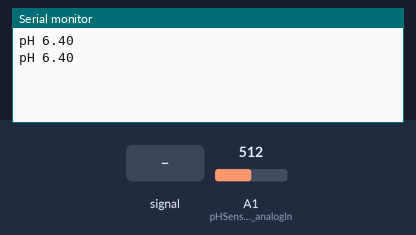
A sketch run on a simulated Arduino Uno, built with avr-gcc and run on an emulated ATmega328P. Shown: the last lines printed to the serial monitor. The inputs (shaded band) are chosen by the test bench; at power-on: A1 (pHSensor_analogIn) = 512.

Above: at 1.2 s.
1.3 s: A1 (pHSensor_analogIn) fed a 200 Hz sine of ±81 counts around its level
At 2.7 s:
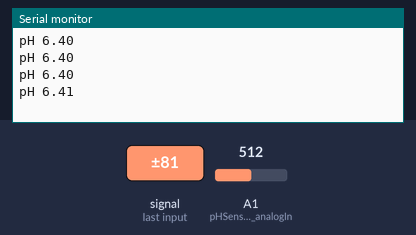
2.8 s: A1 (pHSensor_analogIn) set to 716
At 3.5 s:
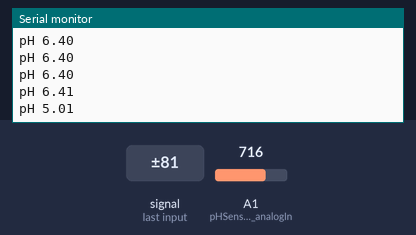
5.8 s: A1 (pHSensor_analogIn) set to 900
At 6.3 s:
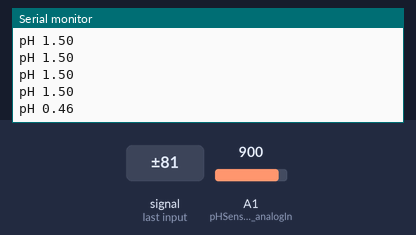
Timing chart, 0 to 8.3 s (numbered marks = the images above; inputs shaded):
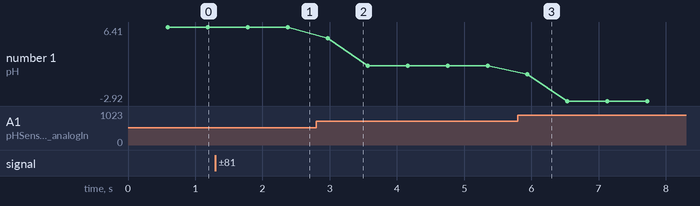

Measured:
- after the input at 1.3 s, the serial monitor: prints a new line after 1.1 s (image 1)
- after the input at 2.8 s, the serial monitor: prints a new line after 0.17 s (image 2)
- after the input at 5.8 s, the serial monitor: prints a new line after 0.14 s (image 3)
- plotted number 1: 6.4 → 6.41 after the input at 1.3 s, 6.41 → 1.5 after the input at 2.8 s, 1.5 → -2.92 after the input at 5.8 s

The sketch:

phsensor.ino
```cpp
extern const int pHSensor_analogIn;

#define NUM_PH_SAMPLES 5000

/**
 * Calibration values
 *
 *   The sensor is linear, so we estimate the formula y = m x + b, where y
 *   is the pH and x is the volts reading
 *
 */
// Awaiting the delivery of the calibration solutions in powders
float m = -4.9138;	// Computed from calibration solution powder (pH 4.01, pH 6.86)
float b = 18.702;	// Computed from calibration solution powder (pH 4.01, pH 6.86)
//float m = -5.7;
//float b = 21.34;


float pHSensor_readAveragedPHValue()
{
  int pH_values[NUM_PH_SAMPLES];

#if REMOVE_MIN_AND_MAX
  int min = 1023;
  int max = 0;

  for( int i = 0 ; i < NUM_PH_SAMPLES ; i++ ) {
    int val = analogRead( pHSensor_analogIn );
    if ( val < min )
      min = val;
    if ( val > max )
      max = val;
    pH_values[i] = val;
    delay(10);
  }
  int samples = 0;
  long accum = 0;
  bool min_removed = false;
  bool max_removed = false;
  for( int i = 0 ; i < NUM_PH_SAMPLES ; i++ ) {
    if ( !min_removed && pH_values[i] == min ) {
      min_removed = true;
      continue;
    }
    if ( !max_removed && pH_values[i] == max ) {
      max_removed = true;
      continue;
    }
    accum += pH_values[i];
    samples++;
  }
  int averaged_value = accum / samples;
#else
  float accum = 0;
  for( int i = 0 ; i < NUM_PH_SAMPLES ; i++ ) {
    accum += analogRead( pHSensor_analogIn );
  }
  float averaged_value = accum / NUM_PH_SAMPLES;
#endif

//return averaged_value;

  float vcc = (float)readVcc() / 1000.0;
  float volts = (float)averaged_value * vcc / 1023.0;

  float pH = volts * m + b;

  return pH;
}
```

acs712.ino
```cpp
extern const int acs712_analogIn;

//const int mVperAmp = 185;	// 5A sensor
const int mVperAmp = 120;	// Empirical measurements

const int ACFreq = 50;	// 50 Hz
const int samplingTimeInMilliSecs = 2 * 1000 / ACFreq;

//int zeroOffset = 512 - 508;	// 508 was the mean value read with zero current
//int zeroOffset = 0;	// It seems that each execution the offset is different, so I will let it as 0 for now :-/
int zeroOffset = -1;

/**
 *
 */
void ACS712_readAveragedValuesDC( int &rawValue, long &vcc, double &milliVolts, double &amps )
{
  int num_samples = 1000;
  long accum = 0;
  for( int i=0 ; i < num_samples ; i++ ) {
    accum += analogRead(acs712_analogIn);
  }
  rawValue = accum / num_samples;
  vcc = readVcc();
  milliVolts = ((double)(rawValue + zeroOffset) / 1024.0) * vcc;	// mV
  amps = (milliVolts - (vcc/2.)) / mVperAmp;
}

int ACS712_readMilliAmpsDC()
{
  int rawValue = analogRead(acs712_analogIn);
  long vcc = readVcc();
  double milliVolts = ((double)(rawValue + zeroOffset) / 1024.0) * vcc;	// mV
  double amps = (milliVolts - (vcc/2.)) / mVperAmp;
  return amps * 1000.0;
}

int ACS712_readAveragedMilliAmpsDC(int num_samples = 1000)
{
  long accum = 0;
  for ( int i = 0 ; i < num_samples ; i++ ) {
    accum += ACS712_readMilliAmpsDC();
  }
  return accum / num_samples;
}

int ACS712_readMilliAmpsAC()
{
  int sample_min = 1023;
  int sample_max = 0;
  unsigned long start_time = millis();
  while ( ( millis() - start_time ) < samplingTimeInMilliSecs ) {
    int raw_value = analogRead(acs712_analogIn);
    if ( raw_value < sample_min )
      sample_min = raw_value;
    if ( raw_value > sample_max )
      sample_max = raw_value;
  }
  long vcc = readVcc();
  double vp = (( sample_max - sample_min ) * vcc ) / 2048;
  double mVrms = .707 * vp;
  return 1000. * mVrms / mVperAmp;
}

int ACS712_readAveragedMilliAmpsAC( int num_cycles = 50 /* 1 second */ )
{
  long accum = 0;
  for ( int i = 0 ; i < num_cycles ; i++ ) {
    accum += ACS712_readMilliAmpsAC();
  }
  return accum / num_cycles;
}
```

atlantis.ino
```cpp
/**
 *
 */

const int baudrate = 9600;
const int acs712_analogIn = A0;
const int pHSensor_analogIn = A1;


void setup() {
  Serial.begin(baudrate);
}


void debug_read_DC_values()
{
  int milli_amps_dc = ACS712_readAveragedMilliAmpsDC();

  Serial.print("Watts: ");
  Serial.print( milli_amps_dc * readVcc() / 1e6 );
  Serial.print(" milliAmps DC : ");
  Serial.println( milli_amps_dc );

  /* -- measure DC current -- */

  int rawValue;
  long Vcc;
  double mV;
  double A;
  ACS712_readAveragedValuesDC( rawValue, Vcc, mV, A );

  Serial.print("rawValue : ");
  Serial.print( rawValue );
  Serial.print(" Vcc : ");
  Serial.print( Vcc );
  Serial.print(" mV : ");
  Serial.print( mV );
  Serial.print(" A : ");
  Serial.println( A );
}


void loop()
{
/*
  long vcc = readVcc();
  Serial.print("Vcc : ");
  Serial.print( (float)vcc / 1000.0 );
  Serial.print(" ");
*/
/*
  int milli_amps_ac = ACS712_readAveragedMilliAmpsAC();
  Serial.print("Watts: ");
  Serial.print( milli_amps_ac * .230 );
  Serial.print(" milliAmps AC : ");
  Serial.println( milli_amps_ac );
*/

  float pH_value = pHSensor_readAveragedPHValue();
  Serial.print("pH ");
  Serial.println( pH_value );
}
```

readvcc.ino
```cpp
/**
 *  Internal voltage measurement for Arduino 168 and 328
 *
 *  Original code from:
 *
 *    https://web.archive.org/web/20150218055034/http://code.google.com:80/p/tinkerit/wiki/SecretVoltmeter
 *
 */

long readVcc() {
  long result;
  // Read 1.1V reference against AVcc
  ADMUX = _BV(REFS0) | _BV(MUX3) | _BV(MUX2) | _BV(MUX1);
  delay(2); // Wait for Vref to settle
  ADCSRA |= _BV(ADSC); // Convert
  while (bit_is_set(ADCSRA,ADSC));
  result = ADCL;
  result |= ADCH<<8;
  result = 1125300L / result; // Back-calculate AVcc in mV
  return result;
}
```
